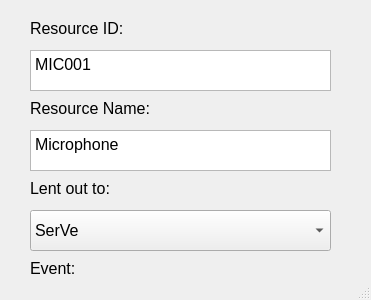
<?xml version="1.0" encoding="UTF-8"?>
<ui version="4.0">
 <class>view_resource</class>
 <widget class="QMainWindow" name="view_resource">
  <property name="geometry">
   <rect>
    <x>0</x>
    <y>0</y>
    <width>371</width>
    <height>300</height>
   </rect>
  </property>
  <property name="windowTitle">
   <string>View Resource</string>
  </property>
  <widget class="QWidget" name="centralwidget">
   <widget class="QLabel" name="lent_out_to_label">
    <property name="geometry">
     <rect>
      <x>30</x>
      <y>180</y>
      <width>131</width>
      <height>16</height>
     </rect>
    </property>
    <property name="font">
     <font>
      <pointsize>12</pointsize>
     </font>
    </property>
    <property name="text">
     <string>Lent out to:</string>
    </property>
   </widget>
   <widget class="QTextEdit" name="resource_id">
    <property name="geometry">
     <rect>
      <x>30</x>
      <y>50</y>
      <width>301</width>
      <height>41</height>
     </rect>
    </property>
    <property name="font">
     <font>
      <pointsize>12</pointsize>
     </font>
    </property>
    <property name="verticalScrollBarPolicy">
     <enum>Qt::ScrollBarAlwaysOff</enum>
    </property>
    <property name="horizontalScrollBarPolicy">
     <enum>Qt::ScrollBarAlwaysOff</enum>
    </property>
    <property name="readOnly">
     <bool>false</bool>
    </property>
    <property name="html">
     <string>&lt;!DOCTYPE HTML PUBLIC &quot;-//W3C//DTD HTML 4.0//EN&quot; &quot;http://www.w3.org/TR/REC-html40/strict.dtd&quot;&gt;
&lt;html&gt;&lt;head&gt;&lt;meta name=&quot;qrichtext&quot; content=&quot;1&quot; /&gt;&lt;style type=&quot;text/css&quot;&gt;
p, li { white-space: pre-wrap; }
&lt;/style&gt;&lt;/head&gt;&lt;body style=&quot; font-family:'MS Shell Dlg 2'; font-size:12pt; font-weight:400; font-style:normal;&quot;&gt;
&lt;p style=&quot; margin-top:0px; margin-bottom:0px; margin-left:0px; margin-right:0px; -qt-block-indent:0; text-indent:0px;&quot;&gt;MIC001&lt;/p&gt;&lt;/body&gt;&lt;/html&gt;</string>
    </property>
    <property name="textInteractionFlags">
     <set>Qt::TextEditorInteraction</set>
    </property>
   </widget>
   <widget class="QLabel" name="resource_id_label">
    <property name="geometry">
     <rect>
      <x>30</x>
      <y>20</y>
      <width>101</width>
      <height>16</height>
     </rect>
    </property>
    <property name="font">
     <font>
      <pointsize>12</pointsize>
     </font>
    </property>
    <property name="text">
     <string>Resource ID:</string>
    </property>
   </widget>
   <widget class="QTextEdit" name="resource_name">
    <property name="geometry">
     <rect>
      <x>30</x>
      <y>130</y>
      <width>301</width>
      <height>41</height>
     </rect>
    </property>
    <property name="font">
     <font>
      <pointsize>12</pointsize>
     </font>
    </property>
    <property name="verticalScrollBarPolicy">
     <enum>Qt::ScrollBarAlwaysOff</enum>
    </property>
    <property name="horizontalScrollBarPolicy">
     <enum>Qt::ScrollBarAlwaysOff</enum>
    </property>
    <property name="html">
     <string>&lt;!DOCTYPE HTML PUBLIC &quot;-//W3C//DTD HTML 4.0//EN&quot; &quot;http://www.w3.org/TR/REC-html40/strict.dtd&quot;&gt;
&lt;html&gt;&lt;head&gt;&lt;meta name=&quot;qrichtext&quot; content=&quot;1&quot; /&gt;&lt;style type=&quot;text/css&quot;&gt;
p, li { white-space: pre-wrap; }
&lt;/style&gt;&lt;/head&gt;&lt;body style=&quot; font-family:'MS Shell Dlg 2'; font-size:12pt; font-weight:400; font-style:normal;&quot;&gt;
&lt;p style=&quot; margin-top:0px; margin-bottom:0px; margin-left:0px; margin-right:0px; -qt-block-indent:0; text-indent:0px;&quot;&gt;Microphone&lt;/p&gt;&lt;/body&gt;&lt;/html&gt;</string>
    </property>
   </widget>
   <widget class="QLabel" name="resource_name_label">
    <property name="geometry">
     <rect>
      <x>30</x>
      <y>100</y>
      <width>121</width>
      <height>16</height>
     </rect>
    </property>
    <property name="font">
     <font>
      <pointsize>12</pointsize>
     </font>
    </property>
    <property name="text">
     <string>Resource Name:</string>
    </property>
   </widget>
   <widget class="QPushButton" name="close_btn">
    <property name="geometry">
     <rect>
      <x>200</x>
      <y>370</y>
      <width>131</width>
      <height>41</height>
     </rect>
    </property>
    <property name="font">
     <font>
      <pointsize>12</pointsize>
     </font>
    </property>
    <property name="text">
     <string>Close</string>
    </property>
   </widget>
   <widget class="QPushButton" name="edit_btn">
    <property name="geometry">
     <rect>
      <x>30</x>
      <y>370</y>
      <width>131</width>
      <height>41</height>
     </rect>
    </property>
    <property name="font">
     <font>
      <pointsize>12</pointsize>
     </font>
    </property>
    <property name="text">
     <string>Edit</string>
    </property>
   </widget>
   <widget class="QLabel" name="event_label">
    <property name="geometry">
     <rect>
      <x>30</x>
      <y>260</y>
      <width>131</width>
      <height>16</height>
     </rect>
    </property>
    <property name="font">
     <font>
      <pointsize>12</pointsize>
     </font>
    </property>
    <property name="text">
     <string>Event:</string>
    </property>
   </widget>
   <widget class="QComboBox" name="lent_combo_box">
    <property name="geometry">
     <rect>
      <x>30</x>
      <y>210</y>
      <width>301</width>
      <height>41</height>
     </rect>
    </property>
    <property name="font">
     <font>
      <pointsize>12</pointsize>
     </font>
    </property>
    <item>
     <property name="text">
      <string>SerVe</string>
     </property>
    </item>
   </widget>
   <widget class="QComboBox" name="event_combo_box">
    <property name="geometry">
     <rect>
      <x>30</x>
      <y>300</y>
      <width>301</width>
      <height>41</height>
     </rect>
    </property>
    <property name="font">
     <font>
      <pointsize>12</pointsize>
     </font>
    </property>
    <item>
     <property name="text">
      <string>DiscO</string>
     </property>
    </item>
   </widget>
  </widget>
  <widget class="QMenuBar" name="menubar">
   <property name="geometry">
    <rect>
     <x>0</x>
     <y>0</y>
     <width>371</width>
     <height>21</height>
    </rect>
   </property>
  </widget>
  <widget class="QStatusBar" name="statusbar"/>
 </widget>
 <resources/>
 <connections/>
</ui>
